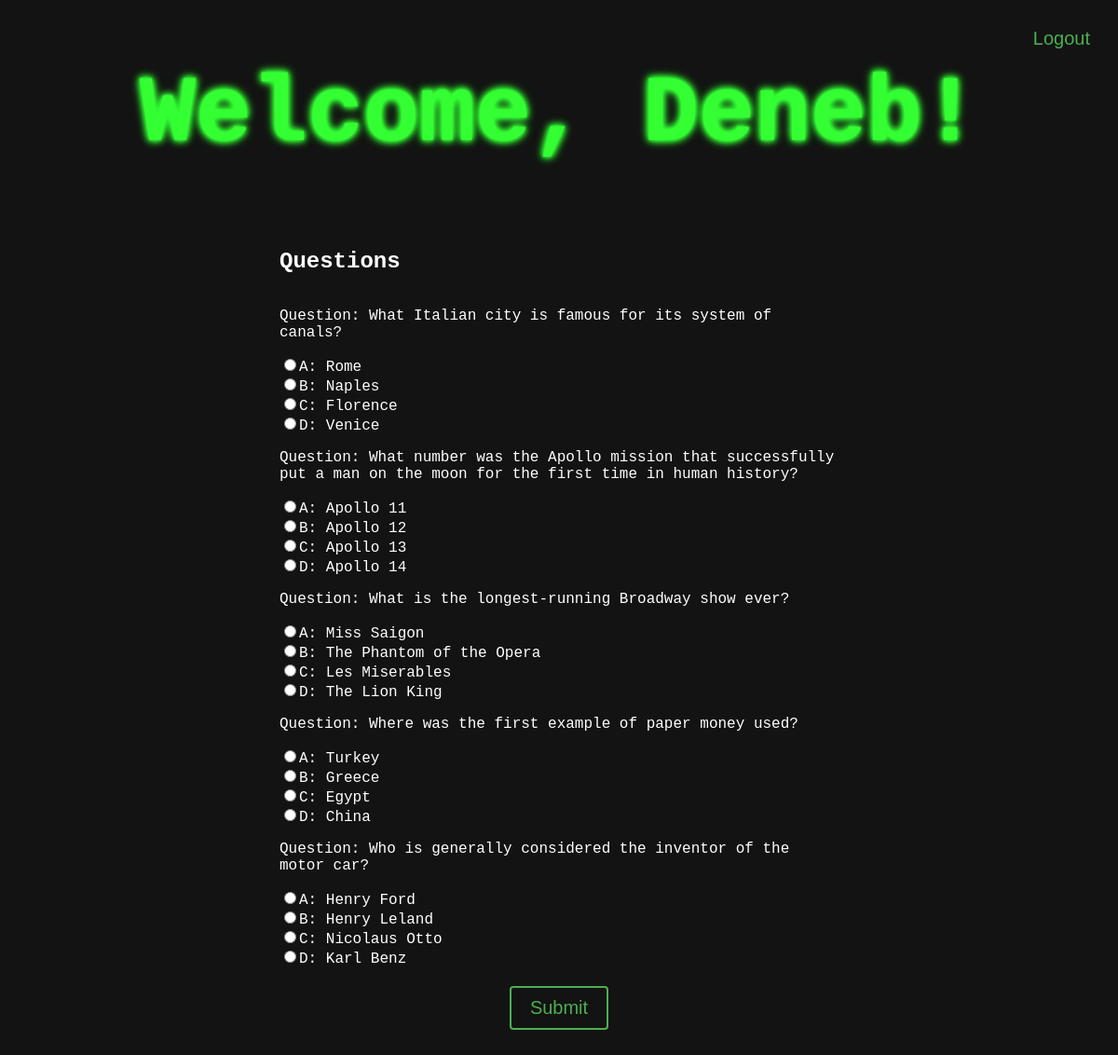
The app's page /home/ (signed in) with its own data.
### quiz_app/models.py (models this page shows)
class Quiz(models.Model):
    question = models.CharField(max_length=150)
    choice1 = models.CharField(max_length=50)
    choice2 = models.CharField(max_length=50)
    choice3 = models.CharField(max_length=50)
    choice4 = models.CharField(max_length=50)
    answer = models.CharField(max_length=50)

### quiz_app/views.py (the view)
# urls.py: path('home/', views.home, name='home'),
@login_required
def home(request):
    if request.method == 'POST':
        all_questions =  Quiz.objects.all()
        if len(all_questions) >= 5:
            random_questions = random.sample(list(all_questions), 5) # Randomly pick 5 questions
            return render(request, 'home.html', {'questions': random_questions})
        else:
            return render(request, 'error.html', {'error': 'Not enough questions'})
    elif request.method == 'GET':
        all_questions =  Quiz.objects.all()
        if len(all_questions) >= 5:
            random_questions = random.sample(list(all_questions), 5) # Randomly pick 5 questions
            return render(request, 'home.html', {'questions': random_questions})
        else:
            return render(request, 'error.html', {'error': 'Not enough questions'})
    else:
        return render(request, 'error.html', {'error': 'Method not allowed'})

### quiz_app/templates/home.html (shortened to what this page needs)
<!DOCTYPE html>
<html lang="en">
<head>
</head>
</html>
<body>
    <div class="quiz-header"><h1 >Welcome, {{ user.first_name }}!</h1></div>
    <div class="quiz-container">
    <form method="post" action="{% url 'display_result' %}">
        <h2>Questions</h2>
        <ul class="options">
            {% for question in questions %}
            <li>
                <div>
                    <div calss="question"><p>Question: {{ question.question }}</p></div>
                    <label for="choice1"><input type="radio" name="choice_{{ question.id }}" id="choice1" value="{{ question.choice1 }}">A: {{ question.choice1 }}</label><br>
                    <label for="choice2"><input type="radio" name="choice_{{ question.id }}" id="choice2" value="{{ question.choice2 }}">B: {{ question.choice2 }}</label><br>
                    <label for="choice3"><input type="radio" name="choice_{{ question.id }}" id="choice3" value="{{ question.choice3 }}">C: {{ question.choice3 }}</label><br>
                    <label for="choice4"><input type="radio" name="choice_{{ question.id }}" id="choice4" value="{{ question.choice4 }}">D: {{ question.choice4 }}</label><br>
                </div>
            </li>
            {% endfor %}
        </ul>
        <input class="submit-btn" type="submit" value="Submit">
    </form>
    <form action="{% url 'logout' %}" method="post">
        <button class="logout-btn"  type="submit">Logout</button>
    </form>
</div>
</body>

### quiz_app/templates/home.html (style rules this page uses)
body { background-color: #131313; color: #fff; font-family: 'Courier New', Courier, monospace; }
.quiz-header { font-size: 50px; margin-top: 20px; text-align: center; color: #33ff33; text-shadow: 0 0 3px #33ff33, 0 0 6px #33ff33, 0 0 9px #33ff33, 0 0 12px #33ff33; }
.quiz-container { max-width: 600px; margin:0 auto; display: flex; flex-direction: column; align-items: center; justify-content: center; }
.options { list-style-type: none; padding: 0; display: flex; flex-direction: column; align-items: flex-start; }
.submit-btn { display: block; margin: 20px auto; padding: 10px 20px; background-color: transparent; color: #4CAF50; border: 2px solid #4CAF50; border-radius: 4px; cursor: pointer; font-size: 20px; transition: all 0.5s; }
.logout-btn { position: absolute; top: 10px; right: 10px; background-color: transparent; border: none; color: #4CAF50; cursor: pointer; font-size: 20px; transition: all 0.5s; margin: 10px; padding: 10px; }

### records on screen
Quiz: question "What Italian city is famous for its system of canals?", choice1 "Rome", choice2 "Naples", choice3 "Florence", choice4 "Venice"
Quiz: question "What number was the Apollo mission that successfully put a man on the moon for the first time in human history?", choice1 "Apollo 11", choice2 "Apollo 12", choice3 "Apollo 13", choice4 "Apollo 14"
Quiz: question "What is the longest-running Broadway show ever?", choice1 "Miss Saigon", choice2 "The Phantom of the Opera", choice3 "Les Miserables", choice4 "The Lion King"
Quiz: question "Where was the first example of paper money used?", choice1 "Turkey", choice2 "Greece", choice3 "Egypt", choice4 "China"
Quiz: question "Who is generally considered the inventor of the motor car?", choice1 "Henry Ford", choice2 "Henry Leland", choice3 "Nicolaus Otto", choice4 "Karl Benz"

### other values on screen
{{ user.first_name }} "Deneb"
